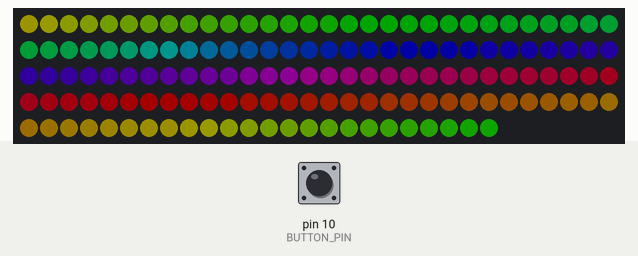
This sketch was run on a simulated Arduino Uno, built with avr-gcc and run on an emulated ATmega328P. On the bench: 144 RGB LEDs in strip order, left to right, continuing on the next row. Inputs (shaded band) come from the test bench; at power-on: pin 10 (BUTTON_PIN) HIGH. Dim RGB values are drawn brighter than linear; random numbers use the default seed unless the sketch sets one.

Above: at 3.2 s.
3.3 s: pin 10 (BUTTON_PIN) pulled LOW for 0.15 s
At 3.68 s:
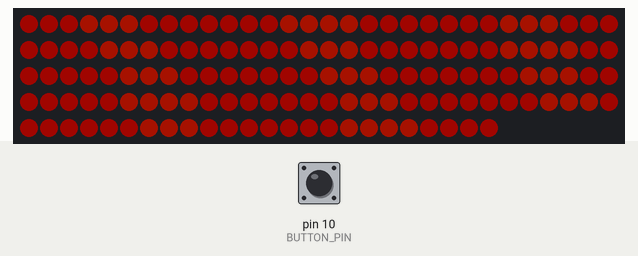
4.0 s: pin 10 (BUTTON_PIN) pulled LOW for 1 s
At 5.44 s:
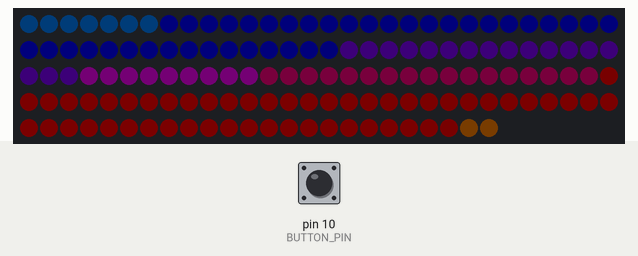
5.6 s: pin 10 (BUTTON_PIN) pulled LOW for 0.15 s
At 6.2 s:
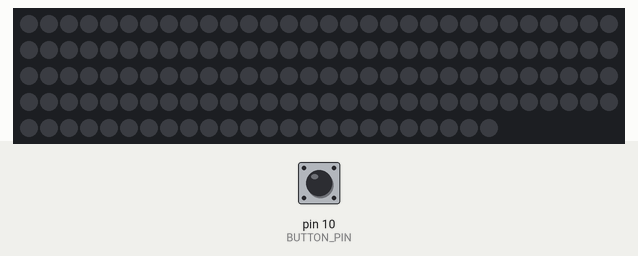
7.2 s: pin 10 (BUTTON_PIN) pulled LOW for 1 s
At 8.36 s:
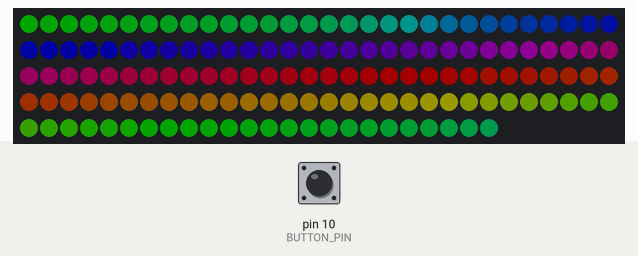
8.8 s: pin 10 (BUTTON_PIN) pulled LOW for 3.2 s
At 12.34 s:
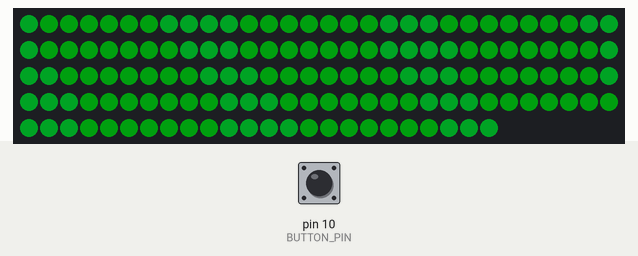
12.6 s: pin 10 (BUTTON_PIN) pulled LOW for 0.15 s
At 16.75 s:
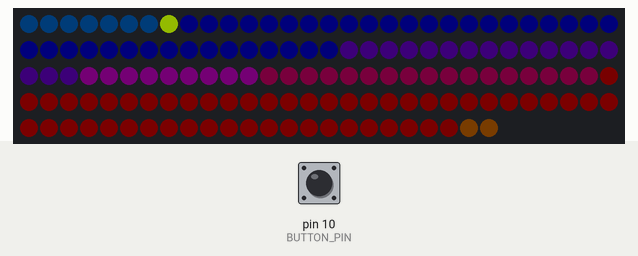
Timing chart, 0 to 18.2 s (numbered marks = the images above; inputs shaded):
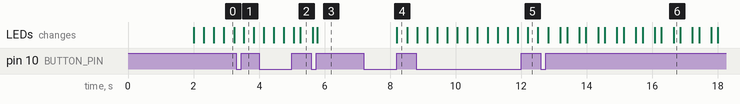

The sketch:

Arduino-Light-Stick.ino
```cpp
//Code includes samples written by Mark Kriegsman and Andrew Tuline.  Thanks so much for all your help guys!

// Fuctionallity Goals:

//When the user presses the Blue Button once the accelerometer controls the hue and saturation.
//When the user presses the Blue Button a second time the accelerometer no longer controls the hue and saturation and those settings freeze where they are.
//When the user presses the Red Button the light stick cycles through the modes (lighting patterns)
//When the user pressed the Green Button the Brightness cycles through different levels. (10% 20% 30% 40% 50% 60% 70%)


#include <FastLED.h>

//---LED SETUP STUFF
#define LED_PIN 1
#define CLOCK_PIN 2
#define BUTTON_PIN 10
#define COLOR_ORDER GBR

#define NUM_LEDS 144       // Change to reflect the number of LEDs you have

CRGB leds[NUM_LEDS];      //naming our LED array

//BUTTON SETUP STUFF
byte prevKeyState = HIGH;


int ledMode = 0;  //FIRST ACTIVE MODE

CRGBPalette16 currentPalette;
TBlendType    currentBlending;


// MODE VARIABLES -- Change these numbers to create new interesting modes

int BRIGHTNESS = 255;    //0-255.  Lower number saves battery life, higher number is screamingly bright
int SATURATION = 255;    //0 is white (no color) and 255 is fully saturated with color
int HUE = 0;             //0-255, around the color wheel
int STEPS = 2;           //Wider or narrower bands of color
int SPEEDO = 10;         //The speed of the animation

// SIN WAVE SETUP

#define qsubd(x, b)  ((x>b)?wavebright:0)                   // Digital unsigned subtraction macro. if result <0, then => 0. Otherwise, take on fixed value.
#define qsuba(x, b)  ((x>b)?x-b:0)                          // Analog Unsigned subtraction macro. if result <0, then => 0


// SINWAVE VARIABLES -- change these numbers to modify Sinwave mode
uint8_t wavebright = 80;                                     // You can change the brightness of the waves/bars rolling across the screen.
uint8_t thishue = 30;                                          // You can change the starting hue value for the first wave.
uint8_t thisrot = 1;                                          // You can change how quickly the hue rotates for this wave. 0= color stays the same
uint8_t allsat = 255;                                         // I like 'em fully saturated with colour.
bool thisdir = 0;                                             // You can change direction.
int8_t thisspeed = 4;                                         // You can change the speed, and use negative values.
uint8_t allfreq = 25;                                         // You can change the frequency, thus overall width of bars.
int thisphase = 0;                                            // Phase change value gets calculated.
uint8_t thiscutoff = 192;                                     // You can change the cutoff value to display this wave. Lower value = longer wave.
int loopdelay = 4;                                           // You can change the delay. Also you can change the allspeed variable above.
uint8_t bgclr = 0;                                            // A rotating background colour.
uint8_t bgbright = 150;
//RIPPLE VARIABLES

uint8_t colour;                                               // Ripple colour is randomized.
int center = 0;                                               // Center of the current ripple.
int step = -1;                                                // -1 is the initializing step.
uint8_t myfade = 255;                                         // Starting brightness.
#define maxsteps 8                                           // Case statement wouldn't allow a variable.


//------------------SETUP------------------
void setup()
{
  delay( 2000 ); // power-up safety delay
  pinMode(BUTTON_PIN, INPUT_PULLUP);

  FastLED.addLeds<DOTSTAR, LED_PIN, CLOCK_PIN, COLOR_ORDER>(leds, NUM_LEDS).setCorrection( TypicalLEDStrip );
  FastLED.setBrightness(  BRIGHTNESS );
  currentBlending = LINEARBLEND;

}

#define NUM_MODES 3
//------------------MAIN LOOP------------------
void loop() {
    switch (ledMode) {
       case 0: BRIGHTNESS = 100; Rainbow(); break;              //Rainbow -- Change STEPS and SPEED to modify
       case 1: sinwave_1(); break;            //Sin Wave -- Change sinwave variables to modify
       case 2: ripple(); break;               //Ripple -- Change
       case 3: BRIGHTNESS=0; Solid(); break;  //all off -- change BRIGHTNESS to 1-255 for a solid color
}

 // button management section

        byte currKeyState = digitalRead(BUTTON_PIN);

        if ((prevKeyState == LOW) && (currKeyState == HIGH)) {
            keyRelease();
        }

        prevKeyState = currKeyState;
    }


// SOLID COLOR -------------------------------------
void Solid()
{
   fill_solid(leds, NUM_LEDS, CHSV(HUE, SATURATION, BRIGHTNESS));
   FastLED.show();
}


//SIN WAVE
void sinwave_1() {
   one_sin();
   show_at_max_brightness_for_power();
    delay_at_max_brightness_for_power(loopdelay*2.5);
    Serial.println(LEDS.getFPS());
}

void one_sin() {                                                                // This is the heart of this program. Sure is short.
  if (thisdir == 0) thisphase+=thisspeed; else thisphase-=thisspeed;            // You can change direction and speed individually.
    thishue = thishue + thisrot;                                                // Hue rotation is fun for thiswave.
  for (int k=0; k<NUM_LEDS; k++) {
    int thisbright = qsubd(cubicwave8((k*allfreq)+thisphase), thiscutoff);      // qsub sets a minimum value called thiscutoff. If < thiscutoff, then bright = 0. Otherwise, bright = 128 (as defined in qsub)..
    leds[k] = CHSV(bgclr, 255, bgbright);
    leds[k] += CHSV(thishue, allsat, thisbright);                               // Assigning hues and brightness to the led array.
  }
  bgclr++;
} // one_sin()


// RAINBOW --------------------------------------------------
void Rainbow()
{
  FastLED.setBrightness(  BRIGHTNESS );
  currentPalette = RainbowColors_p;

  static uint8_t startIndex = 0;
  startIndex = startIndex + 1;

  FillLEDsFromPaletteColors( startIndex);

  FastLED.show();
  FastLED.delay(SPEEDO);
}

void FillLEDsFromPaletteColors( uint8_t colorIndex)
{

  for( int i = 0; i < NUM_LEDS; i++) {
    leds[i] = ColorFromPalette( currentPalette, colorIndex, BRIGHTNESS, currentBlending);
    colorIndex += STEPS;
  }
}

//RIPPLE --------------------------------------------------------------------------------
void ripple() {
  HUE = 140;HUE++;
    if (HUE > 220) {HUE = 140;}   // constrain BG hue to blues and purples
  for (int i = 0; i < NUM_LEDS; i++) leds[i] = CHSV(HUE++, 255, 50);  // Rotate background colour.

  switch (step) {

    case -1:                                                          // Initialize ripple variables.
      center = random(NUM_LEDS);
      colour = random16(0,256);
      step = 0;
      break;

    case 0:
      leds[center] = CHSV(colour, 255, 255);                          // Display the first pixel of the ripple.
      step ++;
      break;

    case maxsteps:                                                    // At the end of the ripples.
      step = -1;
      break;

    default:                                                          // Middle of the ripples.
        leds[wrap(center + step)] += CHSV(colour, 255, myfade/step*2);   // Display the next pixels in the range for one side.
        leds[wrap(center - step)] += CHSV(colour, 255, myfade/step*2);   // Display the next pixels in the range for the other side.
        step ++;                                                      // Next step.
        break;
  } // switch step

 show_at_max_brightness_for_power();
  delay_at_max_brightness_for_power(SPEEDO*2.5);
} // ripple()


int wrap(int step) {
  if(step < 0) return NUM_LEDS + step;
  if(step > NUM_LEDS - 1) return step - NUM_LEDS;
  return step;
} // wrap()


//BUTTON CONTROL STUFF
// called when button is pressed
void shortKeyPress() {
    Serial.println("short");
    ledMode++;
    if (ledMode > NUM_MODES){
    ledMode=0; }
}

// called when key goes from pressed to not pressed
void keyRelease() {
    Serial.println("key release");
        shortKeyPress();
    }
```

Measured:
- after the input at 7.2 s, the LEDs: change after 1.0 s (image 4)
